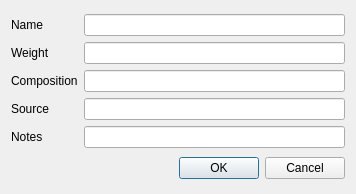
<?xml version="1.0" encoding="UTF-8"?>
<ui version="4.0">
 <class>views::edit2::type_edit_form</class>
 <widget class="QDialog" name="views::edit2::type_edit_form">
  <property name="geometry">
   <rect>
    <x>0</x>
    <y>0</y>
    <width>356</width>
    <height>194</height>
   </rect>
  </property>
  <property name="windowTitle">
   <string>Editing Yarn Type</string>
  </property>
  <layout class="QVBoxLayout" name="verticalLayout">
   <item>
    <layout class="QGridLayout" name="gridLayout">
     <item row="4" column="0">
      <widget class="QLabel" name="lbl_notes">
       <property name="text">
        <string>Notes</string>
       </property>
       <property name="buddy">
        <cstring>notes</cstring>
       </property>
      </widget>
     </item>
     <item row="0" column="1">
      <widget class="QLineEdit" name="name"/>
     </item>
     <item row="1" column="1">
      <widget class="QLineEdit" name="weight"/>
     </item>
     <item row="1" column="0">
      <widget class="QLabel" name="lbl_weight">
       <property name="text">
        <string>Weight</string>
       </property>
       <property name="buddy">
        <cstring>weight</cstring>
       </property>
      </widget>
     </item>
     <item row="4" column="1">
      <widget class="QLineEdit" name="notes"/>
     </item>
     <item row="2" column="0">
      <widget class="QLabel" name="lbl_composition">
       <property name="text">
        <string>Composition</string>
       </property>
       <property name="buddy">
        <cstring>composition</cstring>
       </property>
      </widget>
     </item>
     <item row="2" column="1">
      <widget class="QLineEdit" name="composition"/>
     </item>
     <item row="3" column="1">
      <widget class="QLineEdit" name="source"/>
     </item>
     <item row="0" column="0">
      <widget class="QLabel" name="lbl_name">
       <property name="text">
        <string>Name</string>
       </property>
       <property name="buddy">
        <cstring>name</cstring>
       </property>
      </widget>
     </item>
     <item row="3" column="0">
      <widget class="QLabel" name="lbl_source">
       <property name="text">
        <string>Source</string>
       </property>
       <property name="buddy">
        <cstring>source</cstring>
       </property>
      </widget>
     </item>
    </layout>
   </item>
   <item>
    <widget class="QDialogButtonBox" name="buttonBox">
     <property name="orientation">
      <enum>Qt::Horizontal</enum>
     </property>
     <property name="standardButtons">
      <set>QDialogButtonBox::Cancel|QDialogButtonBox::Ok</set>
     </property>
    </widget>
   </item>
  </layout>
 </widget>
 <resources/>
 <connections>
  <connection>
   <sender>buttonBox</sender>
   <signal>accepted()</signal>
   <receiver>views::edit2::type_edit_form</receiver>
   <slot>accept()</slot>
   <hints>
    <hint type="sourcelabel">
     <x>222</x>
     <y>257</y>
    </hint>
    <hint type="destinationlabel">
     <x>215</x>
     <y>212</y>
    </hint>
   </hints>
  </connection>
  <connection>
   <sender>buttonBox</sender>
   <signal>rejected()</signal>
   <receiver>views::edit2::type_edit_form</receiver>
   <slot>reject()</slot>
   <hints>
    <hint type="sourcelabel">
     <x>333</x>
     <y>256</y>
    </hint>
    <hint type="destinationlabel">
     <x>337</x>
     <y>217</y>
    </hint>
   </hints>
  </connection>
  <connection>
   <sender>views::edit2::type_edit_form</sender>
   <signal>accepted()</signal>
   <receiver>views::edit2::type_edit_form</receiver>
   <slot>submit()</slot>
   <hints>
    <hint type="sourcelabel">
     <x>26</x>
     <y>17</y>
    </hint>
    <hint type="destinationlabel">
     <x>131</x>
     <y>17</y>
    </hint>
   </hints>
  </connection>
 </connections>
 <slots>
  <slot>submit()</slot>
 </slots>
</ui>
